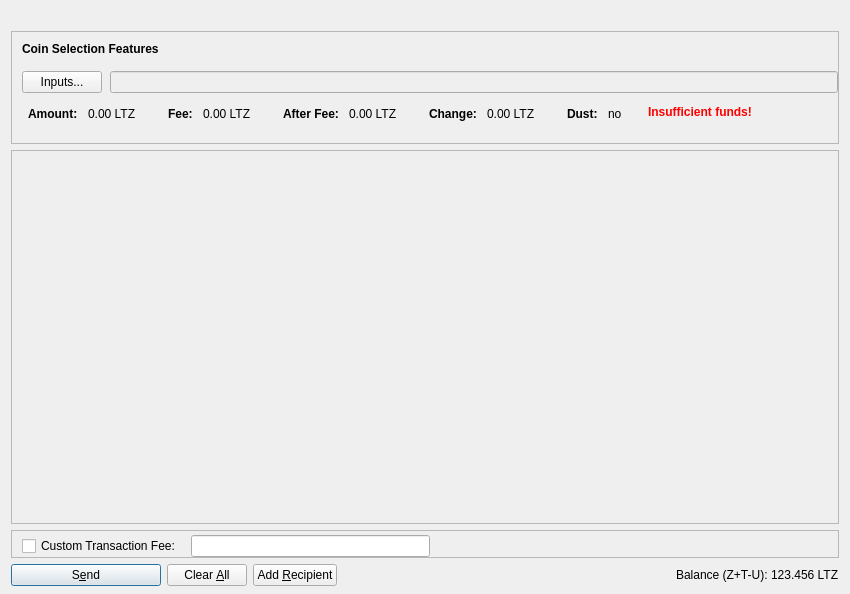
<?xml version="1.0" encoding="UTF-8"?>
<ui version="4.0">
 <class>SendZCoinsDialog</class>
 <widget class="QDialog" name="SendZCoinsDialog">
  <property name="geometry">
   <rect>
    <x>0</x>
    <y>0</y>
    <width>850</width>
    <height>594</height>
   </rect>
  </property>
  <property name="windowTitle">
   <string>Send Coins</string>
  </property>
  <layout class="QVBoxLayout" name="verticalLayout" stretch="0,0,1,0,0">
   <property name="bottomMargin">
    <number>8</number>
   </property>
   <item>
    <widget class="QLabel" name="labelLogo">
     <property name="text">
      <string/>
     </property>
     <property name="pixmap">
      <pixmap resource="../bitcoin.qrc">:/images/logo</pixmap>
     </property>
     <property name="margin">
      <number>10</number>
     </property>
    </widget>
   </item>
   <item>
    <widget class="QFrame" name="frameCoinSelection">
     <property name="sizePolicy">
      <sizepolicy hsizetype="Expanding" vsizetype="Expanding">
       <horstretch>0</horstretch>
       <verstretch>0</verstretch>
      </sizepolicy>
     </property>
     <property name="maximumSize">
      <size>
       <width>16777215</width>
       <height>16777215</height>
      </size>
     </property>
     <property name="frameShape">
      <enum>QFrame::StyledPanel</enum>
     </property>
     <property name="frameShadow">
      <enum>QFrame::Sunken</enum>
     </property>
     <layout class="QVBoxLayout" name="verticalLayoutCoinSelection2">
      <property name="spacing">
       <number>0</number>
      </property>
      <property name="leftMargin">
       <number>0</number>
      </property>
      <property name="topMargin">
       <number>0</number>
      </property>
      <property name="rightMargin">
       <number>0</number>
      </property>
      <property name="bottomMargin">
       <number>6</number>
      </property>
      <item>
       <layout class="QVBoxLayout" name="verticalLayoutCoinSelection" stretch="0,0,0,0,1">
        <property name="spacing">
         <number>0</number>
        </property>
        <property name="leftMargin">
         <number>10</number>
        </property>
        <property name="topMargin">
         <number>10</number>
        </property>
        <item>
         <layout class="QHBoxLayout" name="horizontalLayoutCoinSelection1">
          <property name="bottomMargin">
           <number>15</number>
          </property>
          <item>
           <widget class="QLabel" name="labelCoinSelectionFeatures">
            <property name="sizePolicy">
             <sizepolicy hsizetype="Preferred" vsizetype="Maximum">
              <horstretch>0</horstretch>
              <verstretch>0</verstretch>
             </sizepolicy>
            </property>
            <property name="font">
             <font>
              <weight>75</weight>
              <bold>true</bold>
             </font>
            </property>
            <property name="styleSheet">
             <string notr="true">font-weight:bold;</string>
            </property>
            <property name="text">
             <string>Coin Selection Features</string>
            </property>
           </widget>
          </item>
         </layout>
        </item>
        <item>
         <layout class="QHBoxLayout" name="horizontalLayoutCoinSelection2" stretch="0,0">
          <property name="spacing">
           <number>8</number>
          </property>
          <property name="bottomMargin">
           <number>10</number>
          </property>
          <item>
           <widget class="QPushButton" name="pushButtonCoinSelection">
            <property name="sizePolicy">
             <sizepolicy hsizetype="Fixed" vsizetype="Fixed">
              <horstretch>0</horstretch>
              <verstretch>0</verstretch>
             </sizepolicy>
            </property>
            <property name="styleSheet">
             <string notr="true"/>
            </property>
            <property name="text">
             <string>Inputs...</string>
            </property>
            <property name="autoDefault">
             <bool>false</bool>
            </property>
           </widget>
          </item>
          <item>
           <widget class="QLineEdit" name="coinSelectionText">
            <property name="enabled">
             <bool>false</bool>
            </property>
           </widget>
          </item>
         </layout>
        </item>
        <item>
         <widget class="QWidget" name="widgetCoinSelection" native="true">
          <property name="sizePolicy">
           <sizepolicy hsizetype="Preferred" vsizetype="Preferred">
            <horstretch>0</horstretch>
            <verstretch>0</verstretch>
           </sizepolicy>
          </property>
          <property name="minimumSize">
           <size>
            <width>0</width>
            <height>0</height>
           </size>
          </property>
          <property name="styleSheet">
           <string notr="true"/>
          </property>
          <layout class="QHBoxLayout" name="horizontalLayoutCoinSelection5">
           <property name="leftMargin">
            <number>0</number>
           </property>
           <property name="topMargin">
            <number>0</number>
           </property>
           <property name="rightMargin">
            <number>0</number>
           </property>
           <property name="bottomMargin">
            <number>0</number>
           </property>
           <item>
            <layout class="QHBoxLayout" name="horizontalLayoutCoinSelection3" stretch="0,0,0,0,0,1,0">
             <property name="spacing">
              <number>20</number>
             </property>
             <property name="topMargin">
              <number>0</number>
             </property>
             <property name="bottomMargin">
              <number>10</number>
             </property>
             <item>
              <layout class="QFormLayout" name="formLayoutCoinSelection1">
               <property name="horizontalSpacing">
                <number>10</number>
               </property>
               <property name="verticalSpacing">
                <number>14</number>
               </property>
               <property name="leftMargin">
                <number>6</number>
               </property>
               <property name="topMargin">
                <number>4</number>
               </property>
               <property name="rightMargin">
                <number>6</number>
               </property>
               <item row="0" column="0">
                <widget class="QLabel" name="labelCoinSelectionAmountText">
                 <property name="font">
                  <font>
                   <weight>75</weight>
                   <bold>true</bold>
                  </font>
                 </property>
                 <property name="text">
                  <string>Amount:</string>
                 </property>
                 <property name="margin">
                  <number>0</number>
                 </property>
                </widget>
               </item>
               <item row="0" column="1">
                <widget class="QLabel" name="labelCoinSelectionAmount">
                 <property name="cursor">
                  <cursorShape>IBeamCursor</cursorShape>
                 </property>
                 <property name="contextMenuPolicy">
                  <enum>Qt::ActionsContextMenu</enum>
                 </property>
                 <property name="text">
                  <string notr="true">0.00 LTZ</string>
                 </property>
                 <property name="textInteractionFlags">
                  <set>Qt::LinksAccessibleByMouse|Qt::TextSelectableByKeyboard|Qt::TextSelectableByMouse</set>
                 </property>
                </widget>
               </item>
              </layout>
             </item>
             <item>
              <layout class="QFormLayout" name="formLayoutCoinSelection2">
               <property name="horizontalSpacing">
                <number>10</number>
               </property>
               <property name="verticalSpacing">
                <number>14</number>
               </property>
               <property name="leftMargin">
                <number>6</number>
               </property>
               <property name="topMargin">
                <number>4</number>
               </property>
               <property name="rightMargin">
                <number>6</number>
               </property>
               <item row="0" column="0">
                <widget class="QLabel" name="labelCoinSelectionFeeText">
                 <property name="font">
                  <font>
                   <weight>75</weight>
                   <bold>true</bold>
                  </font>
                 </property>
                 <property name="text">
                  <string>Fee:</string>
                 </property>
                 <property name="margin">
                  <number>0</number>
                 </property>
                </widget>
               </item>
               <item row="0" column="1">
                <widget class="QLabel" name="labelCoinSelectionFee">
                 <property name="cursor">
                  <cursorShape>IBeamCursor</cursorShape>
                 </property>
                 <property name="contextMenuPolicy">
                  <enum>Qt::ActionsContextMenu</enum>
                 </property>
                 <property name="text">
                  <string notr="true">0.00 LTZ</string>
                 </property>
                 <property name="textInteractionFlags">
                  <set>Qt::LinksAccessibleByMouse|Qt::TextSelectableByKeyboard|Qt::TextSelectableByMouse</set>
                 </property>
                </widget>
               </item>
              </layout>
             </item>
             <item>
              <layout class="QFormLayout" name="formLayoutCoinSelection3">
               <property name="horizontalSpacing">
                <number>10</number>
               </property>
               <property name="verticalSpacing">
                <number>14</number>
               </property>
               <property name="leftMargin">
                <number>6</number>
               </property>
               <property name="topMargin">
                <number>4</number>
               </property>
               <property name="rightMargin">
                <number>6</number>
               </property>
               <item row="0" column="0">
                <widget class="QLabel" name="labelCoinSelectionAfterFeeText">
                 <property name="font">
                  <font>
                   <weight>75</weight>
                   <bold>true</bold>
                  </font>
                 </property>
                 <property name="text">
                  <string>After Fee:</string>
                 </property>
                 <property name="margin">
                  <number>0</number>
                 </property>
                </widget>
               </item>
               <item row="0" column="1">
                <widget class="QLabel" name="labelCoinSelectionAfterFee">
                 <property name="cursor">
                  <cursorShape>IBeamCursor</cursorShape>
                 </property>
                 <property name="contextMenuPolicy">
                  <enum>Qt::ActionsContextMenu</enum>
                 </property>
                 <property name="text">
                  <string notr="true">0.00 LTZ</string>
                 </property>
                 <property name="textInteractionFlags">
                  <set>Qt::LinksAccessibleByMouse|Qt::TextSelectableByKeyboard|Qt::TextSelectableByMouse</set>
                 </property>
                </widget>
               </item>
              </layout>
             </item>
             <item>
              <layout class="QFormLayout" name="formLayoutCoinSelection4">
               <property name="horizontalSpacing">
                <number>10</number>
               </property>
               <property name="verticalSpacing">
                <number>14</number>
               </property>
               <property name="leftMargin">
                <number>6</number>
               </property>
               <property name="topMargin">
                <number>4</number>
               </property>
               <property name="rightMargin">
                <number>6</number>
               </property>
               <item row="0" column="0">
                <widget class="QLabel" name="labelCoinSelectionChangeText">
                 <property name="font">
                  <font>
                   <weight>75</weight>
                   <bold>true</bold>
                  </font>
                 </property>
                 <property name="text">
                  <string>Change:</string>
                 </property>
                </widget>
               </item>
               <item row="0" column="1">
                <widget class="QLabel" name="labelCoinSelectionChange">
                 <property name="cursor">
                  <cursorShape>IBeamCursor</cursorShape>
                 </property>
                 <property name="contextMenuPolicy">
                  <enum>Qt::ActionsContextMenu</enum>
                 </property>
                 <property name="text">
                  <string notr="true">0.00 LTZ</string>
                 </property>
                 <property name="textInteractionFlags">
                  <set>Qt::LinksAccessibleByMouse|Qt::TextSelectableByKeyboard|Qt::TextSelectableByMouse</set>
                 </property>
                </widget>
               </item>
              </layout>
             </item>
             <item>
              <layout class="QFormLayout" name="formLayoutCoinSelection5">
               <property name="horizontalSpacing">
                <number>10</number>
               </property>
               <property name="verticalSpacing">
                <number>14</number>
               </property>
               <property name="leftMargin">
                <number>6</number>
               </property>
               <property name="topMargin">
                <number>4</number>
               </property>
               <property name="rightMargin">
                <number>6</number>
               </property>
               <item row="0" column="0">
                <widget class="QLabel" name="labelCoinSelectionLowOutputText">
                 <property name="font">
                  <font>
                   <weight>75</weight>
                   <bold>true</bold>
                  </font>
                 </property>
                 <property name="text">
                  <string>Dust:</string>
                 </property>
                </widget>
               </item>
               <item row="0" column="1">
                <widget class="QLabel" name="labelCoinSelectionLowOutput">
                 <property name="cursor">
                  <cursorShape>IBeamCursor</cursorShape>
                 </property>
                 <property name="contextMenuPolicy">
                  <enum>Qt::ActionsContextMenu</enum>
                 </property>
                 <property name="text">
                  <string notr="true">no</string>
                 </property>
                 <property name="textInteractionFlags">
                  <set>Qt::LinksAccessibleByMouse|Qt::TextSelectableByKeyboard|Qt::TextSelectableByMouse</set>
                 </property>
                </widget>
               </item>
              </layout>
             </item>
             <item>
              <widget class="QLabel" name="labelCoinSelectionInsuffFunds">
               <property name="font">
                <font>
                 <weight>75</weight>
                 <bold>true</bold>
                </font>
               </property>
               <property name="styleSheet">
                <string notr="true">color:red;font-weight:bold;</string>
               </property>
               <property name="text">
                <string>Insufficient funds!</string>
               </property>
               <property name="margin">
                <number>0</number>
               </property>
              </widget>
             </item>
             <item>
              <spacer name="horizontalSpacerCoinSelection">
               <property name="orientation">
                <enum>Qt::Horizontal</enum>
               </property>
               <property name="sizeHint" stdset="0">
                <size>
                 <width>40</width>
                 <height>1</height>
                </size>
               </property>
              </spacer>
             </item>
            </layout>
           </item>
          </layout>
         </widget>
        </item>
        <item>
         <layout class="QHBoxLayout" name="horizontalLayoutCoinSelection4">
          <property name="spacing">
           <number>12</number>
          </property>
          <property name="sizeConstraint">
           <enum>QLayout::SetDefaultConstraint</enum>
          </property>
          <property name="topMargin">
           <number>5</number>
          </property>
          <property name="rightMargin">
           <number>5</number>
          </property>
         </layout>
        </item>
        <item>
         <spacer name="verticalSpacerCoinSelection">
          <property name="orientation">
           <enum>Qt::Vertical</enum>
          </property>
          <property name="sizeHint" stdset="0">
           <size>
            <width>800</width>
            <height>1</height>
           </size>
          </property>
         </spacer>
        </item>
       </layout>
      </item>
     </layout>
    </widget>
   </item>
   <item>
    <widget class="QScrollArea" name="scrollArea">
     <property name="widgetResizable">
      <bool>true</bool>
     </property>
     <widget class="QWidget" name="scrollAreaWidgetContents">
      <property name="geometry">
       <rect>
        <x>0</x>
        <y>0</y>
        <width>830</width>
        <height>292</height>
       </rect>
      </property>
      <layout class="QVBoxLayout" name="verticalLayout_2" stretch="0,1">
       <property name="leftMargin">
        <number>0</number>
       </property>
       <property name="topMargin">
        <number>0</number>
       </property>
       <property name="rightMargin">
        <number>0</number>
       </property>
       <property name="bottomMargin">
        <number>0</number>
       </property>
       <item>
        <layout class="QVBoxLayout" name="entries">
         <property name="spacing">
          <number>6</number>
         </property>
        </layout>
       </item>
       <item>
        <spacer name="verticalSpacer">
         <property name="orientation">
          <enum>Qt::Vertical</enum>
         </property>
         <property name="sizeHint" stdset="0">
          <size>
           <width>20</width>
           <height>40</height>
          </size>
         </property>
        </spacer>
       </item>
      </layout>
     </widget>
    </widget>
   </item>
   <item>
    <widget class="QFrame" name="frameFee">
     <property name="sizePolicy">
      <sizepolicy hsizetype="Expanding" vsizetype="Expanding">
       <horstretch>0</horstretch>
       <verstretch>0</verstretch>
      </sizepolicy>
     </property>
     <property name="maximumSize">
      <size>
       <width>16777215</width>
       <height>16777215</height>
      </size>
     </property>
     <property name="frameShape">
      <enum>QFrame::StyledPanel</enum>
     </property>
     <property name="frameShadow">
      <enum>QFrame::Sunken</enum>
     </property>
     <layout class="QVBoxLayout" name="verticalLayoutFee1">
      <property name="spacing">
       <number>0</number>
      </property>
      <property name="leftMargin">
       <number>0</number>
      </property>
      <property name="topMargin">
       <number>0</number>
      </property>
      <property name="rightMargin">
       <number>0</number>
      </property>
      <property name="bottomMargin">
       <number>0</number>
      </property>
      <item>
       <layout class="QVBoxLayout" name="verticalLayoutFee2" stretch="0">
        <property name="spacing">
         <number>0</number>
        </property>
        <property name="leftMargin">
         <number>10</number>
        </property>
        <property name="topMargin">
         <number>0</number>
        </property>
        <item>
         <layout class="QHBoxLayout" name="horizontalLayoutFee1">
          <property name="bottomMargin">
           <number>0</number>
          </property>
          <item>
           <layout class="QVBoxLayout" name="verticalLayoutFee7">
            <property name="spacing">
             <number>0</number>
            </property>
            <item>
             <spacer name="verticalSpacerSmartFee">
              <property name="orientation">
               <enum>Qt::Vertical</enum>
              </property>
              <property name="sizeType">
               <enum>QSizePolicy::Fixed</enum>
              </property>
              <property name="sizeHint" stdset="0">
               <size>
                <width>1</width>
                <height>4</height>
               </size>
              </property>
             </spacer>
            </item>
            <item>
             <layout class="QHBoxLayout" name="horizontalLayoutSmartFee">
              <property name="spacing">
               <number>10</number>
              </property>
              <item>
               <widget class="QCheckBox" name="checkBoxCustomFee">
                <property name="text">
                 <string>Custom Transaction Fee:</string>
                </property>
               </widget>
              </item>
              <item>
               <widget class="BitcoinAmountField" name="customFee"/>
              </item>
             </layout>
            </item>
           </layout>
          </item>
          <item>
           <spacer name="horizontalSpacer_4">
            <property name="orientation">
             <enum>Qt::Horizontal</enum>
            </property>
            <property name="sizeHint" stdset="0">
             <size>
              <width>40</width>
              <height>20</height>
             </size>
            </property>
           </spacer>
          </item>
         </layout>
        </item>
       </layout>
      </item>
     </layout>
    </widget>
   </item>
   <item>
    <layout class="QHBoxLayout" name="horizontalLayout">
     <item>
      <widget class="QPushButton" name="sendButton">
       <property name="minimumSize">
        <size>
         <width>150</width>
         <height>0</height>
        </size>
       </property>
       <property name="toolTip">
        <string>Confirm the send action</string>
       </property>
       <property name="text">
        <string>S&amp;end</string>
       </property>
       <property name="icon">
        <iconset resource="../bitcoin.qrc">
         <normaloff>:/images/send2</normaloff>:/images/send2</iconset>
       </property>
       <property name="autoDefault">
        <bool>false</bool>
       </property>
       <property name="default">
        <bool>true</bool>
       </property>
      </widget>
     </item>
     <item>
      <widget class="QPushButton" name="clearButton">
       <property name="sizePolicy">
        <sizepolicy hsizetype="Minimum" vsizetype="Fixed">
         <horstretch>0</horstretch>
         <verstretch>0</verstretch>
        </sizepolicy>
       </property>
       <property name="toolTip">
        <string>Clear all fields of the form.</string>
       </property>
       <property name="text">
        <string>Clear &amp;All</string>
       </property>
       <property name="icon">
        <iconset resource="../bitcoin.qrc">
         <normaloff>:/images/clear</normaloff>:/images/clear</iconset>
       </property>
       <property name="autoDefault">
        <bool>false</bool>
       </property>
      </widget>
     </item>
     <item>
      <widget class="QPushButton" name="addButton">
       <property name="toolTip">
        <string>Send to multiple recipients at once</string>
       </property>
       <property name="text">
        <string>Add &amp;Recipient</string>
       </property>
       <property name="icon">
        <iconset resource="../bitcoin.qrc">
         <normaloff>:/images/add3</normaloff>:/images/add3</iconset>
       </property>
       <property name="autoDefault">
        <bool>false</bool>
       </property>
      </widget>
     </item>
     <item>
      <spacer name="horizontalSpacer">
       <property name="orientation">
        <enum>Qt::Horizontal</enum>
       </property>
       <property name="sizeHint" stdset="0">
        <size>
         <width>40</width>
         <height>20</height>
        </size>
       </property>
      </spacer>
     </item>
     <item>
      <layout class="QHBoxLayout" name="horizontalLayout_2">
       <property name="spacing">
        <number>3</number>
       </property>
       <item>
        <widget class="QLabel" name="label">
         <property name="sizePolicy">
          <sizepolicy hsizetype="Preferred" vsizetype="Fixed">
           <horstretch>0</horstretch>
           <verstretch>0</verstretch>
          </sizepolicy>
         </property>
         <property name="toolTip">
          <string/>
         </property>
         <property name="text">
          <string>Balance (Z+T-U):</string>
         </property>
        </widget>
       </item>
       <item>
        <widget class="QLabel" name="labelBalance">
         <property name="sizePolicy">
          <sizepolicy hsizetype="Preferred" vsizetype="Fixed">
           <horstretch>0</horstretch>
           <verstretch>0</verstretch>
          </sizepolicy>
         </property>
         <property name="cursor">
          <cursorShape>IBeamCursor</cursorShape>
         </property>
         <property name="toolTip">
          <string>This is the total balance available to be spent. It's calculate adding balances in private and trasparent addresses minus transaction still in the coinbase that must be shielded before using them.</string>
         </property>
         <property name="text">
          <string notr="true">123.456 LTZ</string>
         </property>
         <property name="textInteractionFlags">
          <set>Qt::LinksAccessibleByMouse|Qt::TextSelectableByKeyboard|Qt::TextSelectableByMouse</set>
         </property>
        </widget>
       </item>
      </layout>
     </item>
    </layout>
   </item>
  </layout>
 </widget>
 <customwidgets>
  <customwidget>
   <class>BitcoinAmountField</class>
   <extends>QLineEdit</extends>
   <header>bitcoinamountfield.h</header>
   <container>1</container>
  </customwidget>
 </customwidgets>
 <resources>
  <include location="../bitcoin.qrc"/>
 </resources>
 <connections/>
</ui>
